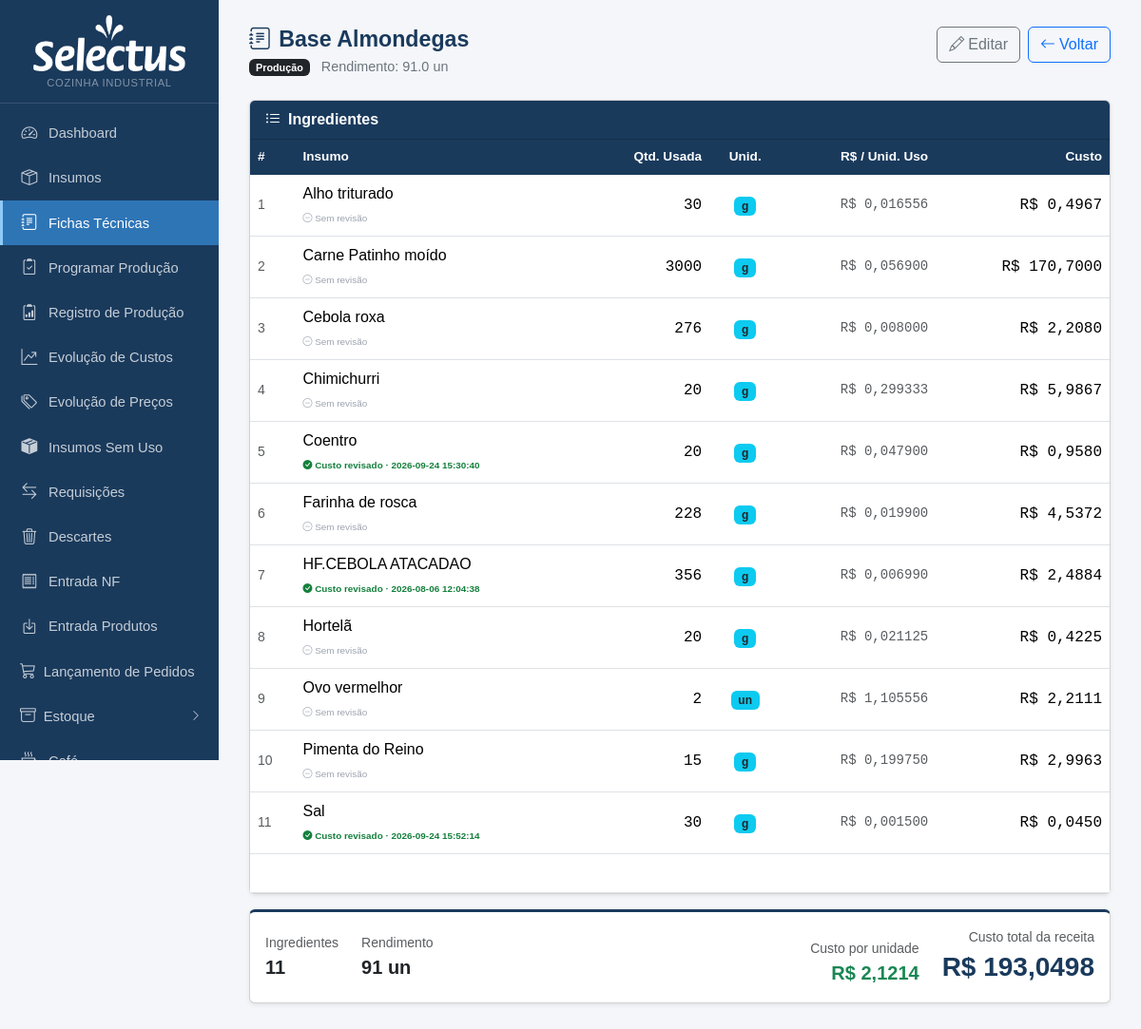
The app's page /fichas/95, older data.
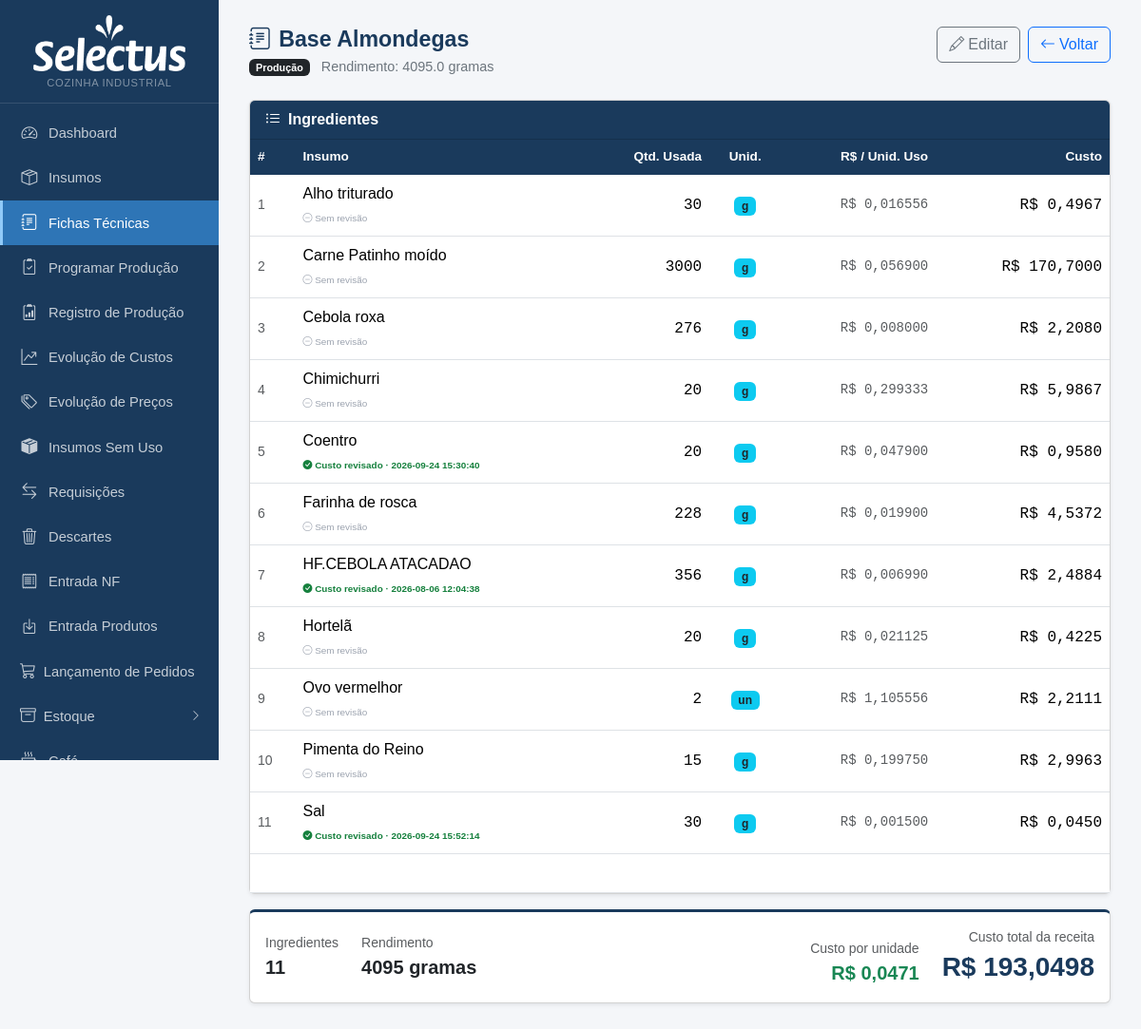
The same page, newer data.
### tables this page shows
CREATE TABLE produtos (
            id INTEGER PRIMARY KEY AUTOINCREMENT,
            nome TEXT NOT NULL,
            descricao TEXT,
            rendimento REAL DEFAULT 1,
            unidade_rendimento TEXT DEFAULT 'un'
        , categoria TEXT, valor_referencia REAL, status_revisao TEXT DEFAULT 'nao_revisada', status_revisao_custo TEXT DEFAULT 'nao_revisado', data_revisao TEXT, data_revisao_custo TEXT, ativo INTEGER NOT NULL DEFAULT 1, observacao TEXT);

CREATE TABLE ficha_tecnica (
            id INTEGER PRIMARY KEY AUTOINCREMENT,
            produto_id INTEGER NOT NULL,
            insumo_id INTEGER NOT NULL,
            quantidade REAL NOT NULL, aproveitamento REAL NOT NULL DEFAULT 100,
            FOREIGN KEY (produto_id) REFERENCES produtos(id) ON DELETE CASCADE,
            FOREIGN KEY (insumo_id) REFERENCES insumos(id)
        );

CREATE TABLE insumos (
            id INTEGER PRIMARY KEY AUTOINCREMENT,
            nome TEXT NOT NULL,
            unidade_compra TEXT NOT NULL,
            preco_compra REAL,
            unidade_uso TEXT NOT NULL,
            fator_conversao REAL NOT NULL DEFAULT 1
        , qtd_por_embalagem REAL, unid_embalagem TEXT, produto_vinculado_id INTEGER, estoque_atual REAL DEFAULT 0, estoque_minimo REAL DEFAULT 0, status_revisao_custo TEXT DEFAULT 'nao_revisado', data_revisao_custo TEXT, fornecedor TEXT, aproveitamento REAL NOT NULL DEFAULT 100, status_revisao_nome TEXT DEFAULT 'nao_revisado', observacao TEXT, estoque_central REAL DEFAULT 0, status_revisao_fp TEXT DEFAULT "nao_revisado", categoria TEXT, ep_fornecedor_id INTEGER REFERENCES ep_fornecedores(id));

### app.py (the view)
@app.route('/fichas/<int:id>')
def ficha_ver(id):
    db = get_db()
    prod = db.execute('SELECT * FROM produtos WHERE id=?', (id,)).fetchone()
    if not prod:
        db.close(); return redirect(url_for('fichas_lista'))
    items = db.execute('''
        SELECT ft.id ft_id, ft.quantidade, i.id ins_id, i.nome ins_nome,
               i.unidade_uso, i.preco_compra, i.fator_conversao,
               i.produto_vinculado_id, p2.nome as nome_vinc, p2.rendimento as rend_vinc,
               i.status_revisao_custo, i.data_revisao_custo,
               COALESCE(ft.aproveitamento, 100) AS aproveitamento
        FROM ficha_tecnica ft
        JOIN insumos i ON i.id=ft.insumo_id
        LEFT JOIN produtos p2 ON p2.id = i.produto_vinculado_id
        WHERE ft.produto_id=? ORDER BY i.nome''', (id,)).fetchall()
    db.close()
    total, incompleto = 0.0, False
    itens = []
    for it in items:
        c = None
        origem = 'preco'
        aprov = (it['aproveitamento'] or 100) / 100
        qtd_compra = it['quantidade'] / aprov
        if it['produto_vinculado_id']:
            sub, sub_ok = custo_produto(it['produto_vinculado_id'])
            if sub_ok:
                rend = it['rend_vinc'] or 1
                c = qtd_compra * (sub / rend) / it['fator_conversao']
                total += c
                origem = 'ficha'
            else:
                incompleto = True
        elif it['preco_compra'] is not None:
            c = qtd_compra * it['preco_compra'] / it['fator_conversao']
            total += c
        else:
            incompleto = True
        itens.append({**dict(it), 'custo': c, 'origem': origem, 'qtd_compra': qtd_compra})
    cat_map = {nome: cls for nome, cls in CATEGORIAS}
    return render_template('ficha_ver.html', prod=prod, itens=itens, total=total, incompleto=incompleto, cat_map=cat_map)

### app.py (called while the page is built)
def _to_br(value, decimals):
    if value is None:
        return '—'
    s = f'{float(value):,.{decimals}f}'
    return s.replace(',', 'X').replace('.', ',').replace('X', '.')

@app.template_filter('brl')
def brl_filter(value, decimals=2):
    return 'R$ ' + _to_br(value, decimals)

def get_db():
    c = sqlite3.connect(DB)
    c.row_factory = sqlite3.Row
    c.execute("PRAGMA foreign_keys = ON")
    return c

def count_alertas():
    try:
        db = get_db()
        n = db.execute('''SELECT COUNT(*) FROM insumos
                          WHERE estoque_minimo > 0 AND COALESCE(estoque_atual,0) < estoque_minimo''').fetchone()[0]
        db.close()
        return n
    except:
        return 0

@app.context_processor
def inject_alertas():
    try:
        db = get_db()
        n_ped = db.execute("SELECT COUNT(*) FROM pedidos WHERE status='aberto'").fetchone()[0]
        db.close()
    except Exception:
        n_ped = 0
    return dict(n_alertas=count_alertas(), n_pedidos_abertos=n_ped)

### templates/ficha_ver.html (shortened to what this page needs)
{% extends "base.html" %}
{% block content %}
<div class="page-header d-flex justify-content-between align-items-start">
  <div>
    <h1><i class="bi bi-journal-text me-2"></i>{{ prod.nome }}</h1>
    <p>
      {% if prod.categoria %}
      <span class="badge {{ cat_map.get(prod.categoria, 'bg-secondary') }} me-2">{{ prod.categoria }}</span>
      {% endif %}
      {{ prod.descricao or '' }}{% if prod.descricao %} · {% endif %}Rendimento: {{ prod.rendimento }} {{ prod.unidade_rendimento }}
    </p>
  </div>
  <div class="d-flex gap-2">
    <a href="{{ url_for('ficha_editar', id=prod.id) }}" class="btn btn-outline-secondary">
      <i class="bi bi-pencil me-1"></i>Editar
    </a>
    <a href="{{ url_for('fichas_lista') }}" class="btn btn-outline-primary">
      <i class="bi bi-arrow-left me-1"></i>Voltar
    </a>
  </div>
</div>
<div class="card shadow-sm">
  <div class="card-header py-2" style="background:#1a3a5c">
    <span class="text-white fw-semibold"><i class="bi bi-list-ul me-2"></i>Ingredientes</span>
  </div>
  <div class="card-body p-0">
    <table class="table table-hover mb-0">
      <thead>
        <tr>
          <th>#</th>
          <th>Insumo</th>
          <th class="text-end">Qtd. Usada</th>
          <th class="text-center">Unid.</th>
          <th class="text-end">R$ / Unid. Uso</th>
          <th class="text-end">Custo</th>
        </tr>
      </thead>
      <tbody>
        {% for it in itens %}
        <tr>
          <td class="text-muted small">{{ loop.index }}</td>
          <td>
            {{ it.ins_nome }}
            <br>
            {% if it.status_revisao_custo == 'revisado' %}
              <span style="font-size:.62rem;color:#15803d;font-weight:600">
                <i class="bi bi-check-circle-fill"></i> Custo revisado{% if it.data_revisao_custo %} · {{ it.data_revisao_custo }}{% endif %}
              </span>
            {% elif it.status_revisao_custo == 'em_revisao' %}
              <span style="font-size:.62rem;color:#b45309;font-weight:600">
                <i class="bi bi-hourglass-split"></i> Em revisão
              </span>
            {% else %}
              <span style="font-size:.62rem;color:#9ca3af">
                <i class="bi bi-dash-circle"></i> Sem revisão
              </span>
            {% endif %}
          </td>
          <td class="text-end font-monospace">
            {{ it.quantidade|int if it.quantidade == it.quantidade|int else it.quantidade|num_br(3) }}
          </td>
          <td class="text-center"><span class="badge bg-info text-dark">{{ it.unidade_uso }}</span></td>
          <td class="text-end font-monospace small text-muted">
            {% if it.preco_compra %}{{ (it.preco_compra / it.fator_conversao)|brl(6) }}{% else %}—{% endif %}
          </td>
          <td class="text-end font-monospace">
            {% if it.custo is not none %}
              {{ it.custo|brl(4) }}
            {% else %}
              <span class="badge badge-sem-preco">sem preço</span>
            {% endif %}
          </td>
        </tr>
        {% endfor %}
      </tbody>
      <tfoot>
        <tr style="background:#1a3a5c">
          <td colspan="5" class="text-end fw-bold text-white">CUSTO TOTAL DO PRODUTO</td>
          <td class="text-end fw-bold text-white font-monospace fs-6">
          </td>
        </tr>
      </tfoot>
    </table>
  </div>
</div>
<div class="card shadow-sm mt-3" style="border-top: 3px solid #1a3a5c">
  <div class="card-body py-3">
    <div class="d-flex flex-wrap justify-content-between align-items-center gap-3">
      <div class="d-flex gap-4">
        <div>
          <div class="text-muted small">Ingredientes</div>
          <strong class="fs-5">{{ itens|length }}</strong>
        </div>
        <div>
          <div class="text-muted small">Rendimento</div>
          <strong class="fs-5">{{ prod.rendimento|int if prod.rendimento == prod.rendimento|int else prod.rendimento|num_br(2) }} {{ prod.unidade_rendimento }}</strong>
        </div>
      </div>
      <div class="d-flex gap-4 align-items-end">
        {% if not incompleto and prod.rendimento and prod.rendimento > 1 %}
        <div class="text-end">
          <div class="text-muted small">Custo por unidade</div>
          <strong class="fs-5" style="color:#198754">{{ (total / prod.rendimento)|brl(4) }}</strong>
        </div>
        {% endif %}
        <div class="text-end">
          <div class="text-muted small">Custo total da receita</div>
          {% if not incompleto %}
          <strong class="fs-3 fw-bold" style="color:#1a3a5c">{{ total|brl(4) }}</strong>
          {% else %}
          <span class="text-warning fs-5"><i class="bi bi-exclamation-triangle me-1"></i>incompleto</span>
          {% endif %}
        </div>
      </div>
    </div>
  </div>
</div>
{% endblock %}

### templates/base.html (shortened to what this page needs)
<!DOCTYPE html>
<html lang="pt-BR">
<head>
  <link href="https://cdn.jsdelivr.net/npm/bootstrap@5.3.3/dist/css/bootstrap.min.css" rel="stylesheet">
  <link href="https://cdn.jsdelivr.net/npm/bootstrap-icons@1.11.3/font/bootstrap-icons.min.css" rel="stylesheet">
</head>
<body>
<div id="sidebar">
  <div class="brand text-center" style="padding:16px 12px 12px">
    <img src="{{ url_for('static', filename='logo.png') }}" alt="Mercado Selectus"
         style="max-width:160px;width:100%;filter:brightness(0) invert(1)">
    <span style="font-size:.7rem;color:rgba(255,255,255,.45);display:block;margin-top:4px;letter-spacing:.06em;text-transform:uppercase">Cozinha Industrial</span>
  </div>
  <nav class="mt-2">
    <a href="{{ url_for('index') }}" class="{{ 'active' if request.endpoint == 'index' }}">
      <i class="bi bi-speedometer2"></i> Dashboard
    </a>
    <a href="{{ url_for('insumos_lista') }}" class="{{ 'active' if 'insumo' in request.endpoint }}">
      <i class="bi bi-box-seam"></i> Insumos
    </a>
    <a href="{{ url_for('fichas_lista') }}" class="{{ 'active' if 'ficha' in request.endpoint }}">
      <i class="bi bi-journal-text"></i> Fichas Técnicas
    </a>
    <a href="{{ url_for('producao') }}" class="{{ 'active' if request.endpoint == 'producao' }}">
      <i class="bi bi-clipboard2-check"></i> Programar Produção
    </a>
    <a href="{{ url_for('registro_lista') }}" class="{{ 'active' if 'registro' in request.endpoint }}">
      <i class="bi bi-clipboard2-data"></i> Registro de Produção
    </a>
    <a href="{{ url_for('fichas_evolucao_custos') }}" class="{{ 'active' if request.endpoint == 'fichas_evolucao_custos' }}">
      <i class="bi bi-graph-up-arrow"></i> Evolução de Custos
    </a>
    <a href="{{ url_for('insumos_evolucao_precos') }}" class="{{ 'active' if request.endpoint == 'insumos_evolucao_precos' }}">
      <i class="bi bi-tags"></i> Evolução de Preços
    </a>
    <a href="{{ url_for('insumos_sem_uso') }}" class="{{ 'active' if request.endpoint == 'insumos_sem_uso' }}">
      <i class="bi bi-box-seam-fill"></i> Insumos Sem Uso
    </a>
    <a href="{{ url_for('requisicoes_lista') }}" class="{{ 'active' if 'requisicao' in request.endpoint }}">
      <i class="bi bi-arrow-left-right"></i> Requisições
    </a>
    <a href="{{ url_for('descartes_lista') }}" class="{{ 'active' if 'descarte' in request.endpoint }}">
      <i class="bi bi-trash3"></i> Descartes
    </a>
    <a href="{{ url_for('nf_lista') }}" class="{{ 'active' if 'nf' in request.endpoint }}">
      <i class="bi bi-receipt"></i> Entrada NF
    </a>
    <a href="{{ url_for('ep_lista') }}" class="{{ 'active' if 'ep_' in request.endpoint }}">
      <i class="bi bi-box-arrow-in-down"></i> Entrada Produtos
    </a>
    <a href="{{ url_for('pedidos_lista') }}" class="{{ 'active' if 'pedidos' in request.endpoint }}" style="justify-content:space-between">
      <span><i class="bi bi-cart3 me-2"></i>Lançamento de Pedidos</span>
    </a>
    {% set estoque_open = request.endpoint in ('alertas', 'estoque_pdv', 'estoque_consolidado', 'estoque_semana', 'estoque_reposicao') %}
    {% set revenda_open = request.endpoint in ('estoque_pdv', 'estoque_consolidado', 'estoque_semana', 'estoque_reposicao') %}
    <button class="sidebar-group-toggle d-flex align-items-center justify-content-between w-100"
            type="button"
            data-bs-toggle="collapse" data-bs-target="#sub-estoque"
            aria-expanded="{{ 'true' if estoque_open else 'false' }}">
      <span><i class="bi bi-archive me-2"></i>Estoque</span>
      <i class="bi bi-chevron-{{ 'down' if estoque_open else 'right' }}" style="font-size:.75rem"></i>
    </button>
    <a href="{{ url_for('cafe_lista') }}" class="{{ 'active' if 'cafe' in request.endpoint }}">
      <i class="bi bi-cup-hot"></i> Café
    </a>
  </nav>
</div>
<div id="main">
  {% block content %}{% endblock %}
</div>
</body>
</html>

Row changes from the older to the newer data that the page shows:
changed produtos "Base Almondegas": rendimento "91.0" → "4095.0"; unidade_rendimento "un" → "gramas"; rendimento|num_br "91" → "4095"; (total/prod.rendimento)|brl(4) "R$ 2,1214" → "R$ 0,0471"
